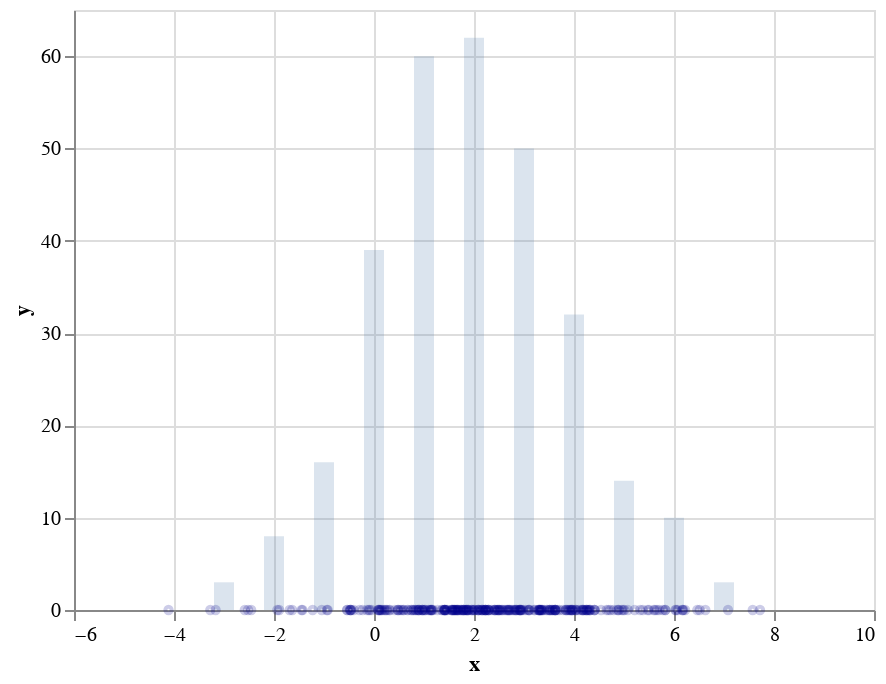

Notebook code for this chart:
### Markdown cell above
### Get some data

Let's start by drawing some data from a 1 dimensional normal with some mean and some standard deviation. I'll make a histogram to visualize the data. I'll also plot the actual data as blue dots along the x axis.

### Code cell
import numpy as np
from helper import *


%load_ext autoreload
%autoreload 2


mu, sigma = 2.5, 2 # mean and standard deviation
N = 300
nbins = 10

s =  np.random.normal(mu, sigma, size=N)

values, bins = np.histogram(s, bins=np.arange(-3, nbins + 1))

histogram = make_bar_chart(size=10, opacity=.2, X=bins, Y=values)

x_points = make_scatter_chart(size=10, opacity=.2, X=s, Y=np.zeros(len(s)))

histogram + x_points

### Figure 1 — Vega-Lite specification as saved in the notebook (floating-point values rounded to 4 significant figures; data arrays with more than 128 entries replaced by an {"elided": "..."} marker saying what was removed)
{"$schema": "https://vega.github.io/schema/vega-lite/v2.6.0.json", "config": {"view": {"height": 300, "width": 400}}, "layer": [{"data": {"values": [{"x": -3, "y": 3}, {"x": -2, "y": 8}, {"x": -1, "y": 16}, {"x": 0, "y": 39}, {"x": 1, "y": 60}, {"x": 2, "y": 62}, {"x": 3, "y": 50}, {"x": 4, "y": 32}, {"x": 5, "y": 14}, {"x": 6, "y": 10}, {"x": 7, "y": 3}, {"x": 8, "y": 0}, {"x": 9, "y": 0}]}, "encoding": {"x": {"field": "x", "type": "quantitative"}, "y": {"field": "y", "type": "quantitative"}}, "mark": {"opacity": 0.2, "size": 10, "type": "bar"}}, {"data": {"values": {"elided": "300 records"}}, "encoding": {"x": {"field": "x", "type": "quantitative"}, "y": {"field": "y", "type": "quantitative"}}, "mark": {"color": "darkblue", "opacity": 0.2, "size": 10, "type": "point"}}]}
